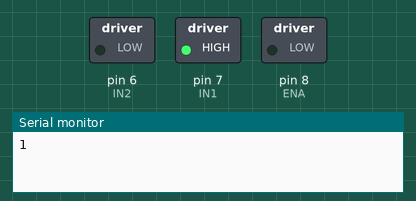
The sketch below on a simulated Arduino Uno, built with avr-gcc and run on an emulated ATmega328P. Parts: switched loads named in the sketch (green lamp = pin HIGH), the last lines printed to the serial monitor.

Above: at 0.1 s.
At 25.5 s:
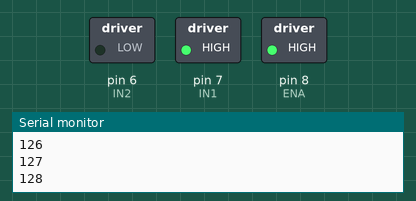
Timing chart, 0 to 27.0 s (numbered marks = the images above):
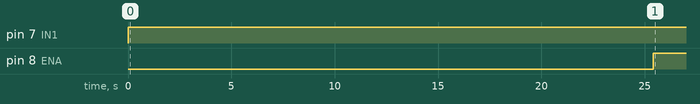

The sketch:

motorstartfrom0to255.ino
```cpp
// Definitions Arduino pins connected to input H Bridge
int ENA = 8;
int IN1 = 7;
int IN2 = 6;
int i=0;
void setup()
{
// Set the output pins
pinMode(IN1, OUTPUT);
pinMode(IN2, OUTPUT);
pinMode(ENA, OUTPUT);
Serial.begin(9600);
}

void loop()
{
i++;
analogWrite(ENA,i);
digitalWrite(IN1, HIGH);
digitalWrite(IN2, LOW);
Serial.println(i);
delay(200);
}
```

Measured:
- by itself, pin 7 (IN1): LOW → HIGH at 0.00 s
- by itself, pin 8 (ENA): LOW → HIGH at 25.4 s
